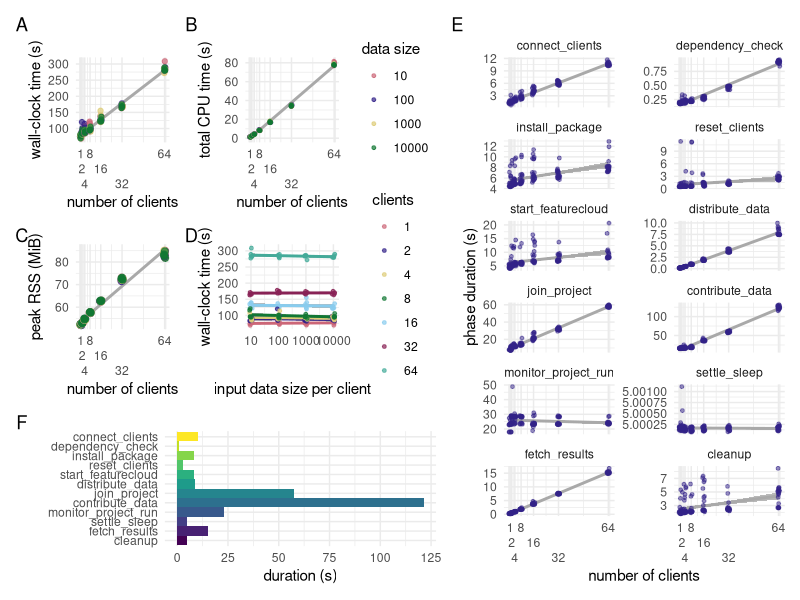

This chart was generated by the following R code:
library(ggplot2)
library(patchwork)

# setwd('analysis/workflow_benchmarks/metrics')

# Read CSV files
df <- read.csv("metrics_long.csv", stringsAsFactors = FALSE)
phase_df <- read.csv("metrics_phase_long.csv", stringsAsFactors = FALSE)

df$data_size_cat <- as.factor(df$data_size)
phase_df$data_size_cat <- as.factor(phase_df$data_size)
df$nclients_cat <- as.factor(df$nclients)
df$rep <- as.factor(df$rep)


tol_muted <- c(
  "#CC6677", # rose
  "#332288", # indigo
  "#DDCC77", # sand
  "#117733", # green
  "#88CCEE", # cyan
  "#882255", # wine
  "#44AA99", # teal
  "#999933", # olive
  "#AA4499"  # purple
)

n_dodge <- 3


# Plot 1A: Runtime vs number of clients
plot_runtime_vs_clients <- ggplot(df, aes(x = nclients, y = wall_clock_seconds, color = data_size_cat)) +
  scale_color_manual(values = tol_muted) +
  geom_smooth(method = "lm", se = TRUE, color = "darkgrey", alpha = 0.7) +
  geom_point(position = position_jitter(width = 0.5, height = 0), alpha = 0.7) +
  scale_x_continuous(breaks = sort(unique(df$nclients)), guide = guide_axis(n.dodge = n_dodge)) +
  labs(
    x = "number of clients",
    y = "wall-clock time (s)",
    color = "data size",
  ) +
  theme_minimal() +
  theme(legend.position = "none")

# Plot 1B: CPU vs number of clients
plot_cpu_vs_clients <- ggplot(df, aes(x = nclients, y = process_cpu_seconds, color = data_size_cat)) +
  scale_color_manual(values = tol_muted) +
  geom_smooth(method = "lm", se = TRUE, color = "darkgrey", alpha = 0.7) +
  geom_point(size = 1, position = position_jitter(width = 0.5, height = 0), alpha = 0.7) +
  scale_x_continuous(breaks = sort(unique(df$nclients)), guide = guide_axis(n.dodge = n_dodge)) +
  labs(
    x = "number of clients",
    y = "total CPU time (s)",
    color = "data size",
  ) +
  theme_minimal() +
  theme(legend.position = "right")


# Plot 2D: Runtime vs data size
plot_runtime_vs_datasize <- ggplot(df, aes(x = data_size, y = wall_clock_seconds, color = nclients_cat)) +
  scale_color_manual(values = tol_muted) +
  geom_smooth(aes(group = nclients_cat), method = "lm", se = TRUE, alpha = 0.7, show.legend = FALSE) +
  geom_point(size = 1, position = position_jitter(width = 0.05, height = 0), alpha = 0.7) +
  scale_x_log10() +
  labs(
    x = "input data size per client",
    y = "wall-clock time (s)",
    color = "clients",
  ) +
  theme_minimal() +
  theme(legend.position = "right",
)


# Plot 3C: Memory usage vs number of clients
plot_memory <- ggplot(df, aes(x = nclients, y = peak_rss_mib, color = data_size_cat)) +
  scale_color_manual(values = tol_muted) +
  geom_smooth(method = "lm", se = TRUE, color = "darkgrey", alpha = 0.7) +
  geom_point(size = 2, position = position_jitter(width = 0.5, height = 0), alpha = 0.7) +
  scale_x_continuous(breaks = sort(unique(df$nclients)), guide = guide_axis(n.dodge = n_dodge)) +
  labs(
    x = "number of clients",
    y = "peak RSS (MiB)",
    color = "data size",
  ) +
  theme_minimal() +
  theme(legend.position = "none")


# Plot phase breakdown 
phase_df$phase[phase_df$phase == "provision_clients"] <- "dependency_check"
phase_df$phase[phase_df$phase == "post_run_settle_sleep"] <- "settle_sleep"
phase_df$phase[phase_df$phase == "start_featurecloud_controllers"] <- "start_featurecloud"
phase_df$phase[phase_df$phase == "create_and_join_project"] <- "join_project"
phase_df$phase[phase_df$phase == "contribute_data_to_project"] <- "contribute_data"
phase_df <- phase_df[phase_df$phase != "distribute_credentials", ]

ordered_phases <- c(
  "connect_clients",
  "dependency_check",
  "install_package",
  "reset_clients",
  "start_featurecloud",
  "distribute_data",
  "join_project",
  "contribute_data",
  "monitor_project_run",
  "settle_sleep",
  "fetch_results",
  "cleanup"
)

phase_df$phase <- factor(phase_df$phase, levels = ordered_phases, ordered = TRUE)


# Plot 3E: Faceted phase duration vs number of clients
plot_phase_breakdown <- ggplot(phase_df, aes(x = nclients, y = duration_seconds)) +
  geom_smooth(method = "lm", se = TRUE, color = "darkgrey", alpha = 0.7) +
  geom_point(size = 1, position = position_jitter(width = 0.8, height = 0), color = tol_muted[2], alpha = 0.5) +
  scale_x_continuous(breaks = sort(unique(df$nclients)), guide = guide_axis(n.dodge = n_dodge)) +
  facet_wrap(~ phase, ncol = 2, scales = "free_y") +
  labs(
    x = "number of clients",
    y = "phase duration (s)",
  ) +
  theme_minimal()

# Example run for 64 clients, data_size=10000, rep=0
phase_df_64_10000_0 <- phase_df[
  phase_df$nclients == 64 &
    phase_df$data_size == 10000 &
    phase_df$rep == 0,
]

phase_df_64_10000_0$phase <- factor(
  phase_df_64_10000_0$phase,
  levels = rev(ordered_phases),
  ordered = TRUE
)

# Plot 3F: Example phase bar chart
plot_phase_example <- ggplot(phase_df_64_10000_0, aes(x = phase, y = duration_seconds, fill = phase)) +
  geom_col(width = 1) +
  coord_flip() +
  labs(
    y = "duration (s)",
    x = ""
  ) +
  theme_minimal() +
  theme(legend.position = "none")


# Compose all plots into a single figure

design <- "
ABEEE
CDEEE
FFEEE
"

fig <- (
    plot_runtime_vs_clients + 
    plot_cpu_vs_clients + 
    plot_memory + 
    plot_runtime_vs_datasize + 
    plot_phase_breakdown + 
    free(plot_phase_example)
) + plot_annotation(tag_levels = "A") + plot_layout(design = design)


ggsave("metrics_summary.png", plot = fig, width = 12, height = 9, dpi = 400)
